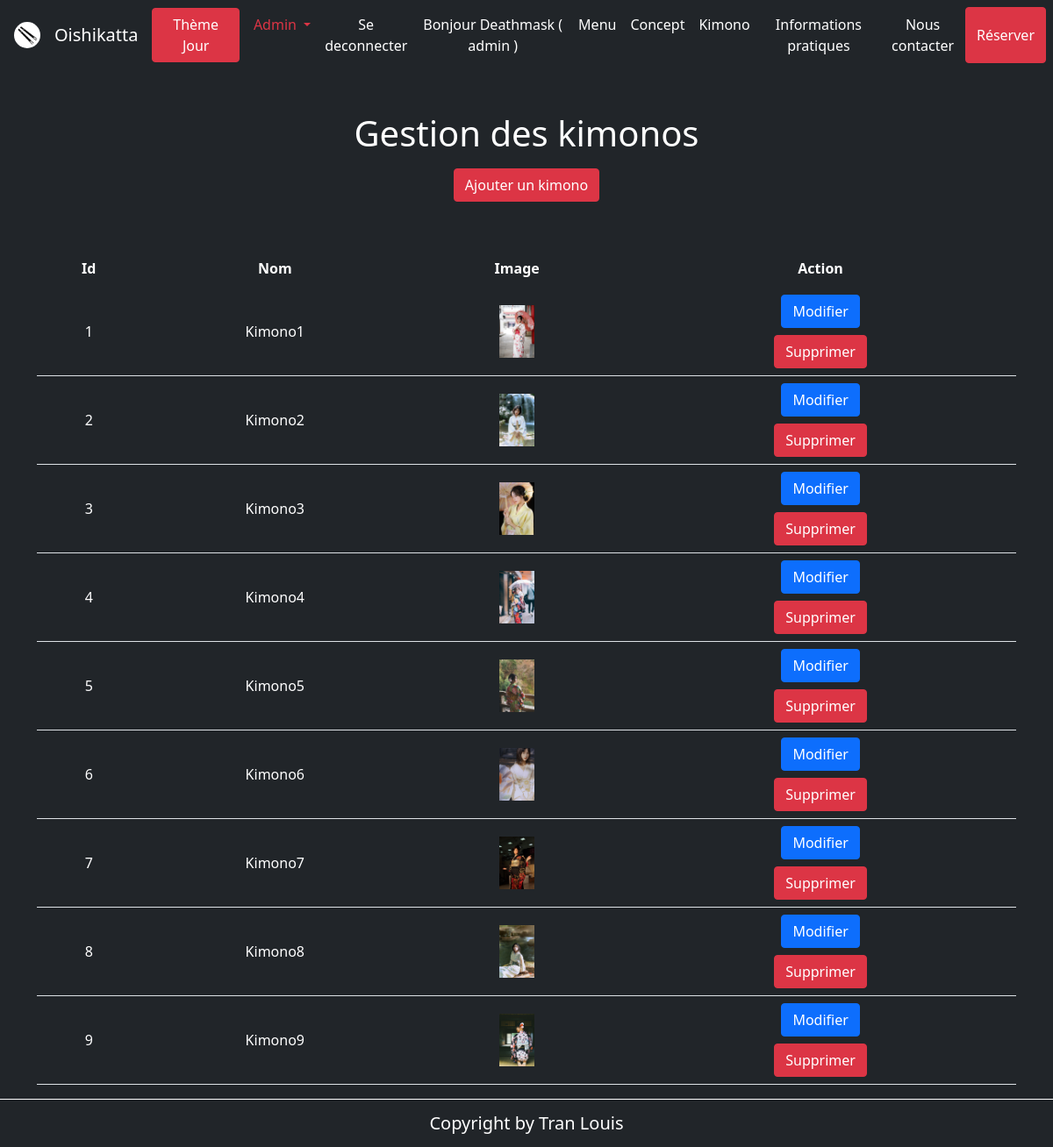
Screenshot of /?path=kimono&action=dashboard (signed in) with the database file from the repository.
### tables this page shows
CREATE TABLE IF NOT EXISTS `kimono` (
  `id_kimono` int(11) NOT NULL AUTO_INCREMENT,
  `titre` varchar(150) NOT NULL,
  `image_kimono` text NOT NULL,
  PRIMARY KEY (`id_kimono`)
);

### model/manager/KimonoManager.php (called while the page is built, shortened)
<?php
class KimonoManager
{
    private $lePDO;
    public function __construct($unPDO)
    {
        $this->lePDO = $unPDO;
    }
    function fetchAllKimonos()
    {
        try {
            $connex = $this->lePDO;
            $sql = $connex->prepare("SELECT * FROM kimono ORDER BY id_kimono");
            $sql->execute();
            $sql->setFetchMode(PDO::FETCH_CLASS, "kimono");
            $resultat = ($sql->fetchAll());
            return $resultat;
        } catch (PDOException $error) {
            echo $error->getMessage();
        }
    }
}

### model/class/Kimono.class.php (called while the page is built, shortened)
<?php
class Kimono
{
    private $id_kimono;
    private $titre;
    private $image_kimono;
    public function getIdKimono()
    {
        return $this->id_kimono;
    }
    public function getTitre()
    {
        return $this->titre;
    }
    public function getImageKimono()
    {
        return $this->image_kimono;
    }
}

### view/kimono/dashboard.php (the view, shortened to what this page needs)
<div class="container mt-5">
    <h1>Gestion des kimonos</h1>
    <a class="btn btn-danger my-2" href="./?path=kimono&action=addKimono">Ajouter un kimono</a>
    <table class="table mt-5">
        <theader>
            <tr class="align-middle">
                <th class="liste-table">Id</th>
                <th class="liste-table">Nom</th>
                <th class="liste-table">Image</th>
                <th class="liste-table">Action</th>
            </tr>
        </theader>
        <tbody>
            <?php foreach ($kimonos as $kimono) { ?>
                <tr class=" align-middle">
                    <td class="liste-td"><?= $kimono->getIdKimono() ?></td>
                    <td class="liste-td"><?= $kimono->getTitre() ?></td>
                    <td class="liste-td"><img src="<?= $kimono->getImageKimono() ?>" width="40px"> </td>
                    <td class="liste-td"> <a href="?path=kimono&action=formUpdate&id=<?= $kimono->getIdKimono() ?>" class="btn btn-primary">Modifier</a>
                        <form class="mt-2" action="?path=kimono&action=processDelete" method="post">
                            <button class="btn btn-danger">Supprimer</button>
                        </form>
                    </td>
                </tr>
            <?php } ?>
        </tbody>
    </table>
</div>
<?php
require("view/template.php");
?>

### public/css/style.css (style rules this page uses)
body { background-color: #212529; color: white; text-align: center; }
th { color: white; }
td { color: white; }

### rows the page displays
kimono: id_kimono "1", titre "Kimono1", shows a picture
kimono: id_kimono "2", titre "Kimono2", shows a picture
kimono: id_kimono "3", titre "Kimono3", shows a picture
kimono: id_kimono "4", titre "Kimono4", shows a picture
kimono: id_kimono "5", titre "Kimono5", shows a picture
kimono: id_kimono "6", titre "Kimono6", shows a picture
kimono: id_kimono "7", titre "Kimono7", shows a picture
kimono: id_kimono "8", titre "Kimono8", shows a picture
kimono: id_kimono "9", titre "Kimono9", shows a picture

### other values shown
$_SESSION["nom"] "Deathmask"
$_SESSION['role'] "admin"
